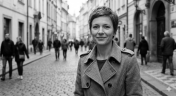
#> input picture figures/test2.png, 176 x 96 px
$ python jpeg_vs_frac.py
#> lines starting #> are read from the running program, lines starting #| are printed output that depends on the picture
### Opt/Opt1.py
import numpy as np
import math
import matplotlib.image as mpimg
import matplotlib.pyplot as plt
import time
import cv2
from numpy.lib.stride_tricks import sliding_window_view

# [5 lines left out: function get_greyscale_image, not called in this run]

def downscale(img, factor):
    h, w = img.shape
    return img.reshape(h//factor, factor, w//factor, factor).mean(axis=(1, 3))

# [57 lines left out: function decoding_zoom, not called in this run]

def encoding_optimized(img, d_size, r_size, stride):
    encd_time = time.perf_counter()

    factor = d_size // r_size
    n = r_size * r_size

    # 1. Extract ALL Domain blocks simultaneously using a sliding window
    D_windows = sliding_window_view(img, (d_size, d_size))[::stride, ::stride]
    h_w, w_w = D_windows.shape[:2]

    # Flatten spatial window dimensions: shape becomes (N_D, d_size, d_size)
    D_blocks = D_windows.reshape(-1, d_size, d_size)

    # 2. Batch downscale all domain blocks at once
    D_down = D_blocks.reshape(-1, r_size, factor, r_size, factor).mean(axis=(2, 4))

    # 3. Generate all 8 isometries for all blocks concurrently
    D_isometries = []
    for k in range(4):
        rot = np.rot90(D_down, k, axes=(1, 2))
        D_isometries.append(rot)
        D_isometries.append(np.flip(rot, axis=2)) # fliplr equivalent for 3D array

    # Stack and flatten for matrix math: shape becomes (N_D * 8, r_size * r_size)
    D_all = np.stack(D_isometries, axis=1)
    D_flat = D_all.reshape(-1, n)

    # Precompute statistics for all domain blocks
    sum_D = D_flat.sum(axis=1)
    sum_D2 = (D_flat ** 2).sum(axis=1)

    # Denominator for 's'. Add a tiny epsilon to prevent division by zero errors
    denom = n * sum_D2 - sum_D ** 2
    safe_denom = np.where(denom == 0, 1e-10, denom)

    i_r = img.shape[0] // r_size
    j_r = img.shape[1] // r_size

    ifs = [[None] * j_r for _ in range(i_r)]
    total_domains = D_flat.shape[0]
    print(f"Total domain isometries to search per range: {total_domains}")

    # 4. Search loop: Iterates over Ranges, but Vectorized over Domains
    for i in range(i_r):
        for j in range(j_r):
            R = img[i*r_size:(i+1)*r_size, j*r_size:(j+1)*r_size]
            R_flat = R.flatten()
            sum_R = R_flat.sum()

            # Fast matrix dot product calculates sum_RD for ALL domains at once
            sum_RD = np.dot(D_flat, R_flat)

            # Calculate s and o arrays (one value per domain block)
            s = (n * sum_RD - sum_R * sum_D) / safe_denom
            s = np.where(denom == 0, 0.0, s)
            s = np.clip(s, -1.0, 1.0)

            o = (sum_R - s * sum_D) / n

            # Reconstruct and calculate mean squared error across all domains simultaneously
            # Broadcasting sizes: s[:, None] is (total_domains, 1), D_flat is (total_domains, n)
            Aprox = s[:, None] * D_flat + o[:, None]
            errors = np.sum((Aprox - R_flat) ** 2, axis=1)

            # Extract the lowest error
            best_idx = np.argmin(errors)

            # Map the 1D best index back to k, l spatial coords and transformation ID
            orig_d_idx = best_idx // 8
            t_id = best_idx % 8
            k = (orig_d_idx // w_w) * stride
            l = (orig_d_idx % w_w) * stride

            ifs[i][j] = (k, l, t_id, s[best_idx], o[best_idx])

        print(f"Row {i+1}/{i_r} encoded.", end='\r')

    print(f"\nEncoding finished in {time.perf_counter() - encd_time:.2f} seconds.")
    return ifs

def decoding(ifs, d_size, r_size, stride, n_iter=8):
    dec_time = time.perf_counter()
    factor = d_size // r_size
    h = len(ifs) * r_size
    w = len(ifs[0]) * r_size

    J = [np.random.rand(h, w)]

    for _ in range(n_iter):
        I = np.zeros((h, w))
        for i in range(len(ifs)):
            for j in range(len(ifs[0])):
                k, l, t_id, s, o = ifs[i][j]

                # Extract domain block from previous iteration
                block = J[-1][k:k + d_size, l:l + d_size]
                if block.shape != (d_size, d_size):
                    continue

                # Downscale
                D = downscale(block, factor)

                # Apply the specific recorded isometry
                # t_id mapped back: t_id // 2 = rotations, t_id % 2 = flip
                D = np.rot90(D, t_id // 2)
                if t_id % 2 == 1:
                    D = np.fliplr(D)

                Im_rec = s * D + o
                I[i*r_size:(i+1)*r_size, j*r_size:(j+1)*r_size] = np.clip(Im_rec, 0.0, 1.0)

        J.append(I)

    print(f"Decoding finished in {time.perf_counter() - dec_time:.2f} seconds.")
    return J

# [72 lines left out: functions plot_iterations, test_greyscale, not called in this run]

# [2 lines that do not run on import are left out]

### Opt/jpeg_vs_frac.py
import struct
import os
import time
import numpy as np
import pandas as pd
import matplotlib.pyplot as plt
from PIL import Image

from Opt1 import downscale,encoding_optimized,decoding


# --- 1. Metric Helper Functions ---
def rmse(img, rec):
    # CRITICAL FIX: Convert to float64 before subtracting to prevent 8-bit wrap-around!
    return np.sqrt(np.mean((img - rec)**2))

def psnr(img, rec):
    mse = np.mean((img.astype(np.float64) - rec.astype(np.float64))**2)
    if mse == 0: return np.inf
    return 10 * np.log10(255**2 / mse)

def bpp(size_bytes, shape):
    n, m = shape[:2]
    return 8 * size_bytes / (n * m)

# --- 2. Fractal Size Calculator ---
def get_fractal_size(ifs, filename="fractal_code.bin"):
    with open(filename, 'wb') as f:
        for row in ifs:
            for block in row:
                if block is None: continue
                k, l, t_id, s, o = block
                try:
                    binary_data = struct.pack('HHBff', int(k), int(l), int(t_id), float(s), float(o))
                    f.write(binary_data)
                except Exception as e:
                    print(f"Error packing block {block}: {e}")
    return os.path.getsize(filename)

# --- 3. Main Execution ---
def generate_comparison_table():
    results = []

    # --- Load Reference Image Safely ---
    # Using PIL ensures the image is loaded strictly as 0-255 integers (unlike mpimg)
    img_path = '../figures/test2.png'
    raw_img = np.array(Image.open(img_path).convert('L'))
#> raw_img is the input picture: shape (96, 176); min 0, max 255, mean 123.1

    # Apply your preprocessing
    img = downscale(raw_img, 1)

    # CRITICAL FIX: crop to a multiple of r_size so the fractal grid
    # (i_r * r_size, j_r * r_size) exactly matches img.shape. Without this,
    # any leftover rows/cols get silently dropped by the fractal encoder,
    # causing a shape mismatch in rmse/psnr later on.
    r_size_crop = 4  # must match r_size used below
    h, w = img.shape
#> h = 96; w = 176
    h = h - (h % r_size_crop)
    w = w - (w % r_size_crop)
    img = img[:h, :w]
    h, w = img.shape

    # ==========================================
    # PART A: FRACTAL
    # ==========================================
    print("Running Fractal Compression...")

    d_size, r_size, stride = 8, 4, 8

    # Normalize purely for the fractal encoder math
    img_normalized = img.astype(np.float64) / 255.0

    t0 = time.time()
    # CRITICAL FIX: Pass the normalized image, not the raw one!
    ifs = encoding_optimized(img_normalized, d_size, r_size, stride)
#> after the loop in encoding_optimized, `for k in range(4):`: D_isometries = 8 items
#> in encoding_optimized, `sum_D = D_flat.sum(axis=1)`: sum_D = 2112 values, max 15.95 at index 72, min 0.406 at index 1064, mean 7.72
#> in encoding_optimized, `sum_D2 = (D_flat ** 2).sum(axis=1)`: sum_D2 = 2112 values, max 15.9 at index 72, min 0.0124 at index 1064, mean 4.66
#> in encoding_optimized, `denom = n * sum_D2 - sum_D ** 2`: denom = 2112 values, max 16.82 at index 1120, min 0.000299 at index 72, mean 4.06
#> in encoding_optimized, `safe_denom = np.where(denom == 0, 1e-10, denom)`: safe_denom has the same summary as denom
#| Total domain isometries to search per range: 2112
#> after the loop in encoding_optimized, `for i in range(i_r):`: ifs = 24 items
#> ifs = 24 items
    fractal_encode_time = time.time() - t0

    t0 = time.time()
    iterations = decoding(ifs, d_size, r_size, stride, n_iter=8)
#> in decoding, `h = len(ifs) * r_size`: h = 96
#> in decoding, `w = len(ifs[0]) * r_size`: w = 176
#> after the loop in decoding, `for _ in range(n_iter):`:
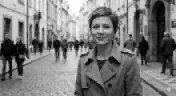
#> I: shape (96, 176) float64; min 0, max 1, mean 0.483
#> after the loop in decoding, `for _ in range(n_iter):`: J = 9 items
#> iterations = 9 items
    fractal_decode_time = time.time() - t0

    # Extract final image, scale it back to 0-255, and format it properly
    final_img_fractal = iterations[-1] * 255.0
    final_img_fractal = np.clip(final_img_fractal, 0, 255).astype(np.uint8)

    # Calculate Real File Size
    fractal_bin_path = "temp_fractal.bin"
    fractal_size_bytes = get_fractal_size(ifs, fractal_bin_path)
#> the loop in get_fractal_size, `for row in ifs:` made 24 passes
#> fractal_size_bytes = 16896

    results.append({
        "Method": "Fractal",
        "Block Size": f"{r_size}x{r_size}",
        "Size (KB)": fractal_size_bytes / 1024,
        "bpp": bpp(fractal_size_bytes, img.shape),
        "RMSE": rmse(img, final_img_fractal),
        "PSNR": psnr(img, final_img_fractal),
        "Encode (s)": fractal_encode_time,
        "Decode (s)": fractal_decode_time
    })
#> in psnr, `mse = np.mean((img.astype(np.float64) - rec.astype(np.float64))**2)`: mse = 97.22

    # ==========================================
    # PART B: JPEG
    # ==========================================
    print("Running JPEG Compression...")
    # CRITICAL FIX: never write to img_path! Doing so overwrote the original
    # source image with a downscaled/compressed copy on every run, so each
    # subsequent run started from an already-degraded image.
    jpeg_path = "../figures/test2_jpeg_out.jpg"
    Q = 50

    # Encode
    t0 = time.time()
    # img is now guaranteed to be valid 0-255 data
    Image.fromarray(img.astype(np.uint8)).save(jpeg_path, quality=Q)
    jpeg_enc_time = time.time() - t0

    # Get Size
    jpeg_size_bytes = os.path.getsize(jpeg_path)

    # Decode
    t0 = time.time()
    jpeg_rec = np.array(Image.open(jpeg_path).convert('L'))
    jpeg_dec_time = time.time() - t0

    results.append({
        "Method": f"JPEG (Q={Q})",
        "Block Size": "--",
        "Size (KB)": jpeg_size_bytes / 1024,
        "bpp": bpp(jpeg_size_bytes, img.shape),
        "RMSE": rmse(img, jpeg_rec),
        "PSNR": psnr(img, jpeg_rec),
        "Encode (s)": jpeg_enc_time,
        "Decode (s)": jpeg_dec_time
    })

    # ==========================================
    # PART C: OUTPUT
    # ==========================================
    df = pd.DataFrame(results)
#> df = table of 2 rows and 8 columns

    cols = ["Method", "Block Size", "Size (KB)", "bpp", "RMSE", "PSNR", "Encode (s)", "Decode (s)"]
    df = df[cols]

    print("\n--- Final Results ---")
    print(df)
#> (printed output is left out)

#> (the run stopped early here; a loop or call above may not have finished)

$ run again, with figures/test3.png copied over figures/test2.png
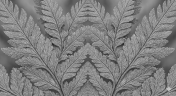
#> input picture figures/test3.png, 176 x 96 px
#> in generate_comparison_table, raw_img is the input picture: shape (96, 176); min 43, max 200, mean 127.1
#> after the loop in encoding_optimized, `for k in range(4):`: D_isometries = 8 items
#> sum_D = 2112 values, max 9.48 at index 48, min 5.58 at index 872, mean 7.98
#> sum_D2 = 2112 values, max 5.62 at index 48, min 2.09 at index 872, mean 4.06
#> denom = 2112 values, max 2.83 at index 1416, min 0.0201 at index 1400, mean 0.809
#> safe_denom has the same summary as denom
#| Total domain isometries to search per range: 2112
#> after the loop in encoding_optimized, `for i in range(i_r):`: ifs = 24 items
#> in decoding, `h = len(ifs) * r_size`: h = 96
#> in decoding, `w = len(ifs[0]) * r_size`: w = 176
#> after the loop in decoding, `for _ in range(n_iter):`:
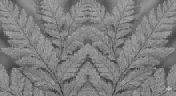
#> I: shape (96, 176) float64; min 0.198, max 0.755, mean 0.499
#> after the loop in decoding, `for _ in range(n_iter):`: J = 9 items
#> the loop in get_fractal_size, `for row in ifs:` made 24 passes
#> fractal_size_bytes = 16896
#> mse = 94.51
#> in generate_comparison_table, `jpeg_rec = np.array(Image.open(jpeg_path).convert('L'))`:
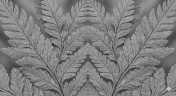
#> jpeg_rec: shape (96, 176); min 33, max 203, mean 127.1
#> df = table of 2 rows and 8 columns
#> (printed output is left out)

$ run again, with figures/test4.png copied over figures/test2.png
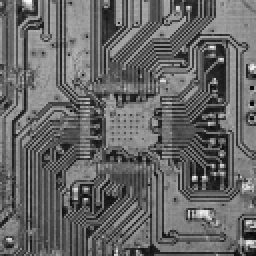
#> input picture figures/test4.png, 128 x 128 px (shown 2 times larger)
#> in generate_comparison_table, raw_img is the input picture: shape (128, 128); min 5, max 250, mean 102.9
#> after the loop in encoding_optimized, `for k in range(4):`: D_isometries = 8 items
#> sum_D = 2048 values, max 9.43 at index 240, min 2.96 at index 616, mean 6.46
#> sum_D2 = 2048 values, max 5.56 at index 240, min 0.693 at index 616, mean 2.84
#> denom = 2048 values, max 14.62 at index 2040, min 0.0117 at index 240, mean 2.22
#> safe_denom has the same summary as denom
#| Total domain isometries to search per range: 2048
#> after the loop in encoding_optimized, `for i in range(i_r):`: ifs = 32 items
#> in decoding, `h = len(ifs) * r_size`: h = 128
#> after the loop in decoding, `for _ in range(n_iter):`:
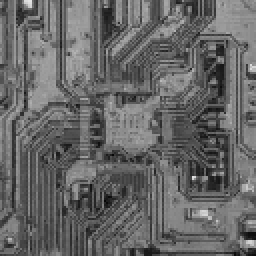
#> I: shape (128, 128) float64 (shown 2 times larger); min 0.0281, max 0.896, mean 0.404
#> after the loop in decoding, `for _ in range(n_iter):`: J = 9 items
#> the loop in get_fractal_size, `for row in ifs:` made 32 passes
#> fractal_size_bytes = 16384
#> mse = 392.6
#> in generate_comparison_table, `jpeg_rec = np.array(Image.open(jpeg_path).convert('L'))`:
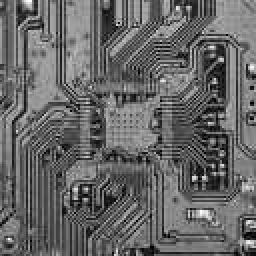
#> jpeg_rec: shape (128, 128) (shown 2 times larger); min 0, max 255, mean 103
#> df = table of 2 rows and 8 columns
#> (printed output is left out)
